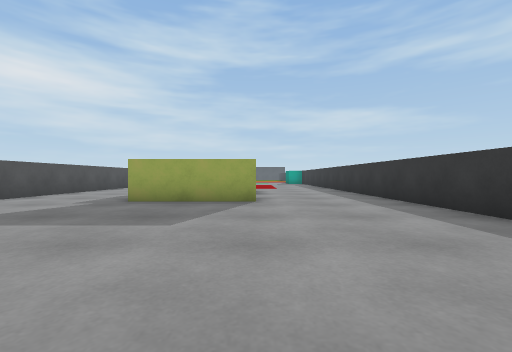
view 1 (above)

15 first-person views from a walk through a scene from a Unity 3-D project. The camera is 0.6 m above the floor, looks level and sees 90° across. The floor is counted in squares, 1 m on a side. Each view is taken from the middle of a square. On the plan, view 1 faces up. The plan holds only what a view shows up to about 9 squares ahead; the rest is blank. The place goes on beyond the plan.

view 2
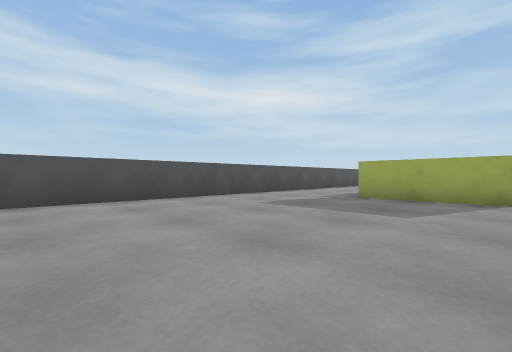

view 3
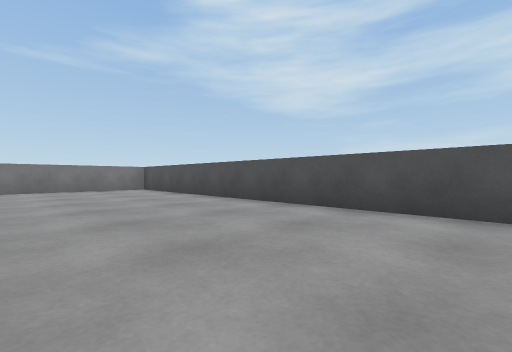

view 4
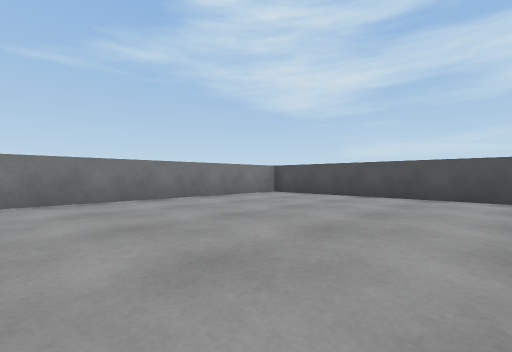

view 5
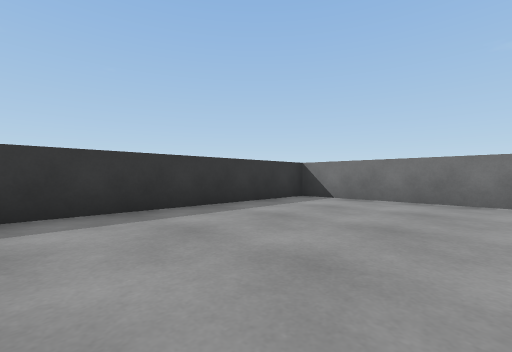

view 6
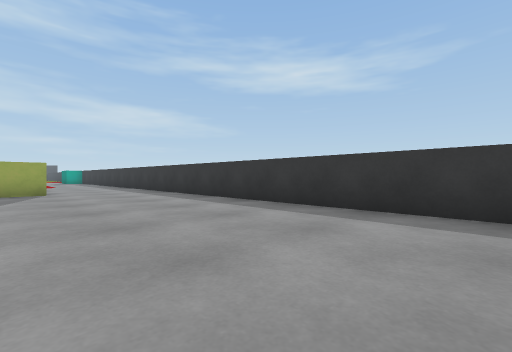

view 7
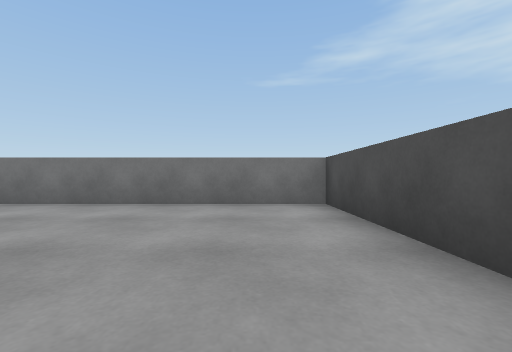

view 8
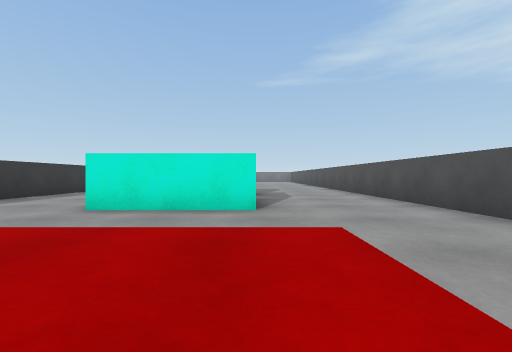

view 9
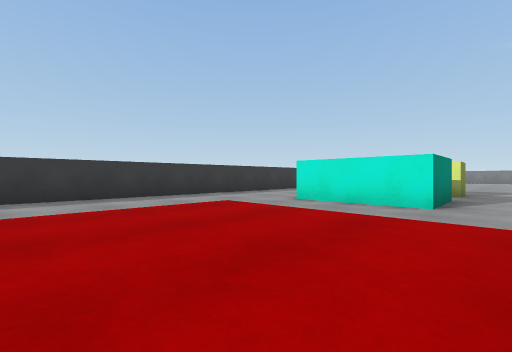

view 10
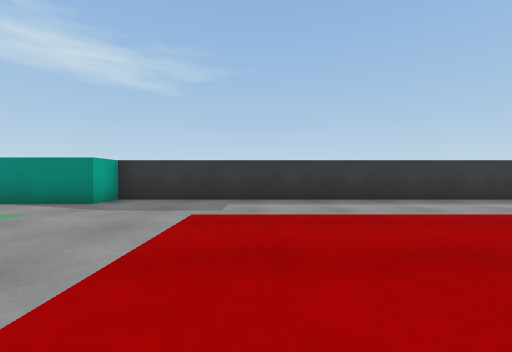

view 11
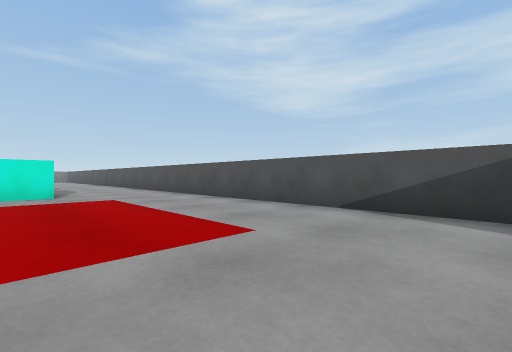

view 12
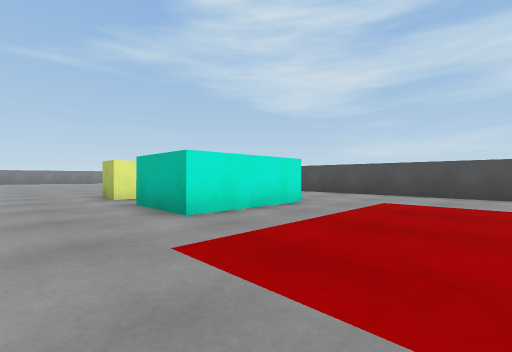

view 13
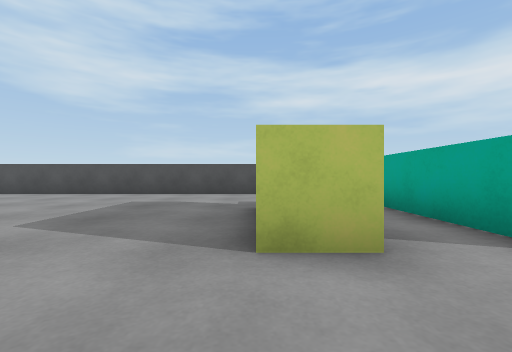

view 14
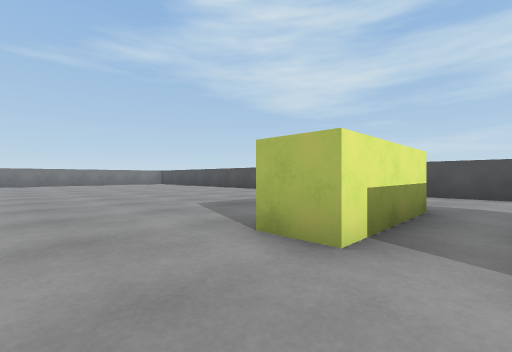

view 15
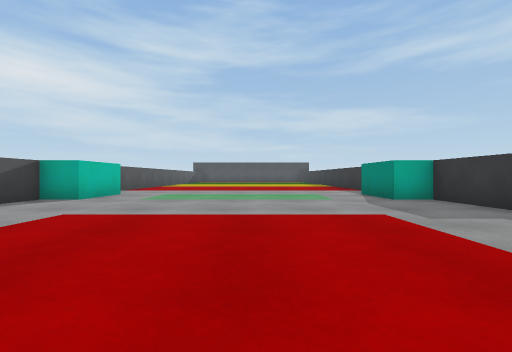

### Floor plan
Points are (right, up) in squares from view 1. A wall is a line through its corners. A room is listed if a view was taken in it or the views show most of it. See-through windows are left out.
Room 1 (views 1, 2, 3, 4, 5, 6, 7)
walls: (0, 6) (-3, 6); (-6.5, 4.5) (-6.5, -10.5) (3.5, -10.5) (3.5, 4.5)
ways out: opening at (-5, 5.3) to room 2; opening at (2, 5.7) to room 2
Room 2 (views 8, 9, 10, 11, 12, 13, 14, 15)
walls: (-0.5, 8.5) (-3, 8.5) (-3, 10.5) (0, 10.5) (0, 8.5); (-3, 6) (-3, 7) (0, 7) (0, 6); (-6.5, 19.5) (-6.5, 4.5); (3.5, 4.5) (3.5, 19.5)
ways out: opening at (-5, 5.3) to room 1; opening at (2, 5.7) to room 1
objects: other object (-6, 19); other object (3, 19)

Positions as (right, up) in squares from view 1, and headings:
1: (0, 0), facing up
2: (0, -1), facing up-left
3: (-2, 1), facing down-left
4: (1, -4), facing down-left
5: (-1, -4), facing down-right
6: (-1, -4), facing up-right
7: (-5, -5), facing down
8: (-3, 15), facing down
9: (-4, 16), facing down-right
10: (-3, 16), facing right
11: (-2, 19), facing down-left
12: (2, 14), facing down-left
13: (2, 6), facing left
14: (2, 8), facing down-left
15: (-1, 13), facing up
